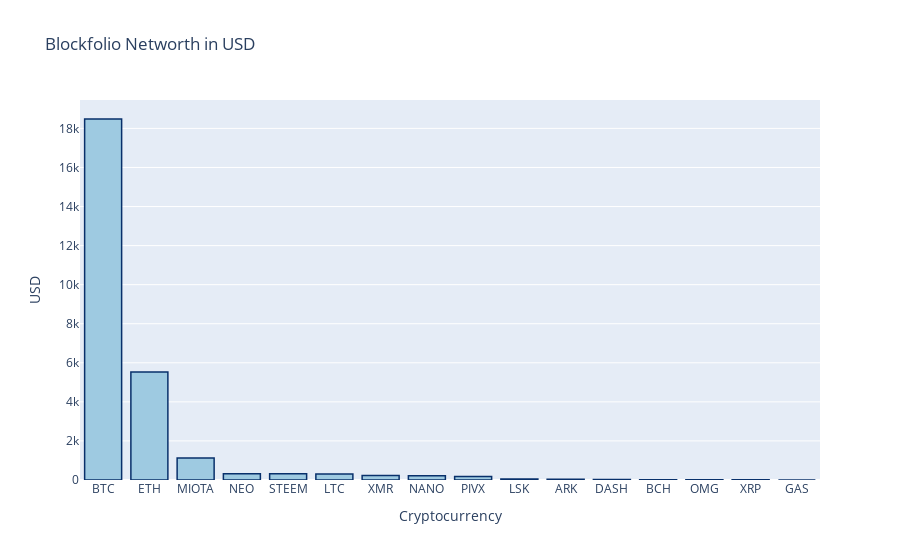

The code cell stored with this chart in its notebook:
### Markdown cell above
#### Net Worth

Let's plot the worth of each asset in descending order:

### Code cell
marker = dict(color='rgb(158,202,225)',
              line=dict(color='rgb(8,48,107)', width=1.5))

layout = go.Layout(title='Blockfolio Networth in USD',
                   xaxis=dict(title='Cryptocurrency'),
                   yaxis=dict(title='USD'))
              
value_chart=go.Bar(x=merged_data.symbol, y=merged_data.value_usd, marker=marker)

fig = go.Figure(data=[value_chart], layout=layout)
py.iplot(fig)

### Figure 1 — Plotly figure (JSON) as saved in the notebook; plotly's stock layout.template omitted (floating-point values rounded to 4 significant figures)
{"data": [{"marker": {"color": "rgb(158,202,225)", "line": {"color": "rgb(8,48,107)", "width": 1.5}}, "type": "bar", "x": ["BTC", "ETH", "MIOTA", "NEO", "STEEM", "LTC", "XMR", "NANO", "PIVX", "LSK", "ARK", "DASH", "BCH", "OMG", "XRP", "GAS"], "y": [18480.0, 5526.0, 1129.0, 316.7, 315.2, 306.7, 236.5, 221.4, 181.4, 49.46, 36.43, 23.37, 7.343, 6.601, 6.551, 0.1246]}], "layout": {"title": {"text": "Blockfolio Networth in USD"}, "xaxis": {"title": {"text": "Cryptocurrency"}}, "yaxis": {"title": {"text": "USD"}}}}
